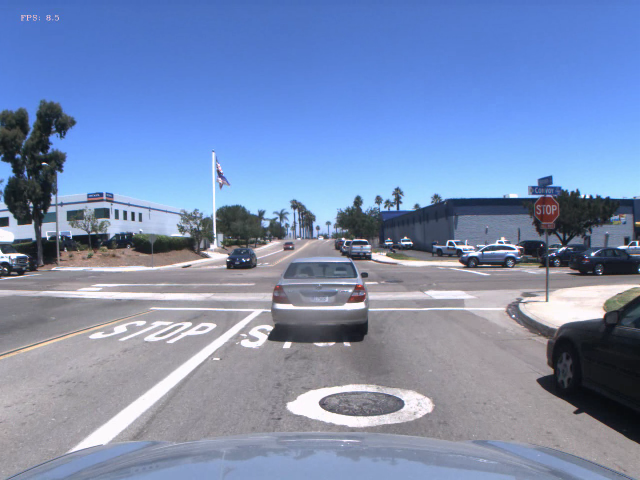
#> input picture test_images/stop_1405106680.avi_image9.png, 1280 x 960 px (shown at 1/2 size)
$ jupyter execute --allow-errors Undestand_Anchors.ipynb   (shell and % lines are left out)   (Python 2 division)
#> lines starting #> are read from the running program, lines starting #| are printed output that depends on the picture; after the words box and inside, x2 and y2 are one past the last pixel; in counts of white or black regions, pixels touching at a corner belong together; long printed decimals are rounded
### gen_anchors.py
# coding: utf-8

"""
This script will generate anchors based on your training bounding boxes.
It will apply k-mean cluster through the boxes in training data to determine size (w, h) for K anchors (in YOLOv2, K = 5)

Requirements
------------
   1. One needs to have a training data in txt format as [img_path, x1, x2, y1, y2, label]
   2. Image size of training data. [default : w= 1280 h =960]


Example:
--------

python gen_anchors.py --num_anchors 5 --label_bath training.txt --img_width 1280 --img_height 960
python gen_anchors.py -n 5 -p training.txt -w 1280 -h 960
s
"""
import cv2
from utils.box import Box, box_iou
from argparse import ArgumentParser
from cfg import *


parser = ArgumentParser(description="Generate Anchors from ground truth boxes using K-mean clustering")
parser.add_argument('-n', '--num_anchors',
                    type=int,   default=5,
                    help="Number of anchors")
parser.add_argument('-p',
                    '--label_path',
                    type=str, default='data/training.txt',
                    help="Path to Training txt file")
parser.add_argument('-width',
                    '--image_width',
                    type=int, default=1280,
                    help="Image Width")
parser.add_argument('-height',
                    '--image_height',
                    type=int, default=960,
                    help="Image Height")


# [27 lines left out: function __main__, not called in this run]


def k_mean_cluster(n_anchors, gt_boxes, loss_convergence=1e-5):
    """
    Cluster anchors.
    """
    # initial random centroids
    centroid_indices = np.random.choice(len(gt_boxes), n_anchors)
    centroids = []
    for centroid_index in centroid_indices:
        centroids.append(gt_boxes[centroid_index])

    # iterate k-means
    anchors, avg_iou, loss = run_k_mean(n_anchors, gt_boxes, centroids)
    while True:
        anchors, avg_iou, curr_loss = run_k_mean(n_anchors, gt_boxes, anchors)
        if abs(loss - curr_loss) < loss_convergence:
            break
        loss = curr_loss

    return anchors, avg_iou


# [56 lines left out: function run_k_mean, not called in this run]


def convert_bbox(x1, y1, x2, y2):
    w = float(x2) - float(x1)
    h = float(y2) - float(y1)
    xc = float(x1) + w / 2.
    yc = float(y1) + h / 2.
    return xc, yc, w, h


class Box(object):
    # [36 lines left out: functions __init__, box_iou, box_intersection, overlap, box_union, not called in this run]


# [2 lines that do not run on import are left out]

### Undestand_Anchors.ipynb
## Generate Anchors using K-mean clustering

Anchor is a pre-defined width/height for the network to make network predict easier. Instead of directly predicting the network, our network predicts coordinate values `tx, ty, tw, th` for each cell in its output feature map. By indirectly predicting the position of bounding box relative to cell coordinates and using anchors, the network improve its numerical stabability and converge faster.

In order to convert to bounding box, we use location of the cell `(cx, cy)`, where the center of the ground truth locates inside, and anchor `(pw, ph)` to scale the prediction as the following formula (note that everything is in relative size):
````
Transform Prediction into bounding box:
bx = sigmoid(tx) + cx
by = sigmoid(ty) + cy
bw = pw * exp(tw)
bh = ph * exp(th)
````

**K-mean Clustering**: Instead of hand-picking the anchors, we take advantage of training data to generate anchors based on the ground truth bounding boxes. This allows the network to converge faster. In this work, we selected 5 number of anchors as it is a good trade off between speed and accuracy. Having more anchors allows us to predict more accurately, however, it would also slow down the prediction speed. By plotting the `W` and `H` ratio, we might see that the width and height ratio is linearly dependent to its size.

[cell 1]
import pandas as pd
import matplotlib.pyplot as plt

label_path   = 'data/training.txt'  # lisa extension training data using save_lisa_to_txt(path_to_lisa_training)
data = pd.read_csv(label_path, sep=",", header = None, names=['image','x1','y1','x2','y2','label'])
#> (reads data/training.txt from the repository)
data['w'] = data['x2'] - data['x1']
data['h'] = data['y2'] - data['y1']
data[0:2]
# Visualize ratio between 'w' and 'y'
data.plot.scatter(x='w',y='h', figsize=(10,10), s=1, title='Width/Height Ratio Distribution')
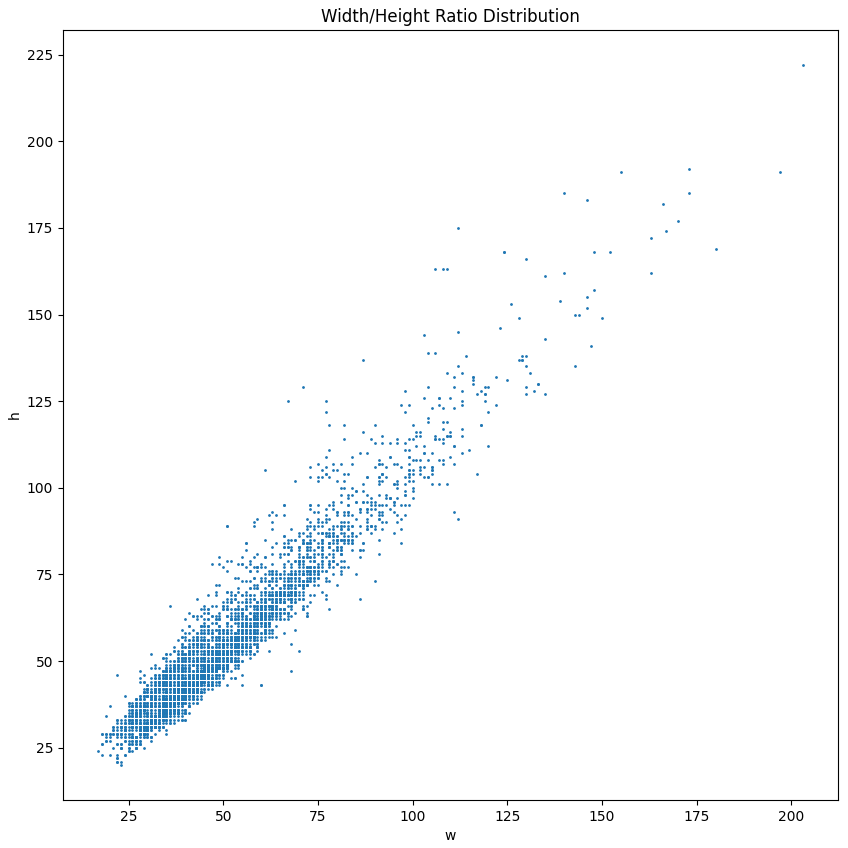
#> figure drawn by matplotlib, 1 panel

[cell 2]
import numpy as np
from gen_anchors import *

k            = 5  # num_anchors
loss_conv    = 1e-5
img_size     = [1280, 960, 0]
feature_map  = [d/32 for d in img_size]    # DarkNet19 on YOLOv2 Max-pool 5 times --> output'size shrinked 2^5 = 32 times
gt_boxes = []

#> (the rest of this cell did not finish here and is left out)

[cell 3]
## K-MEAN CLUSTERING
anchor_list = []
avg_iou_list = []
#> (the rest of this cell did not finish here and is left out)

[cell 4]
import matplotlib.pyplot as plt
marker_style = dict(color='cornflowerblue', linestyle=':', marker='o',
                    markersize=15, markerfacecoloralt='gray')

x = list(range(1, 12))
plt.figure(figsize=(12, 6))
#> (the rest of this cell did not finish here and is left out)

[cell 5]
import cv2
sample_data ='test_images/stop_1405106680.avi_image9.png'

anchors = np.array(((0.023717899133663362, 0.035715759075907606),
(0.03283318210930825, 0.0483890193566751),
(0.04450034340659346, 0.064308608058608),
(0.08816276658767774, 0.1294924960505529),
(0.059577141608391594, 0.08738709207459215)))

img = cv2.cvtColor(cv2.imread(sample_data), cv2.COLOR_BGR2RGB)
height, width, c = img.shape
#> height = 960; width = 1280; c = 3

shrink_factor = 32
grid_w = list(range(width/shrink_factor))
#> grid_w = 40 values from 0 to 39
grid_h = list(range(height/shrink_factor))
#> grid_h = 30 values from 0 to 29
center = 0
# Plot grid map
for r in grid_w:
    img = cv2.line(img,(r*shrink_factor, 0), (r*shrink_factor, height), color=(0, 255, 0), thickness=2)
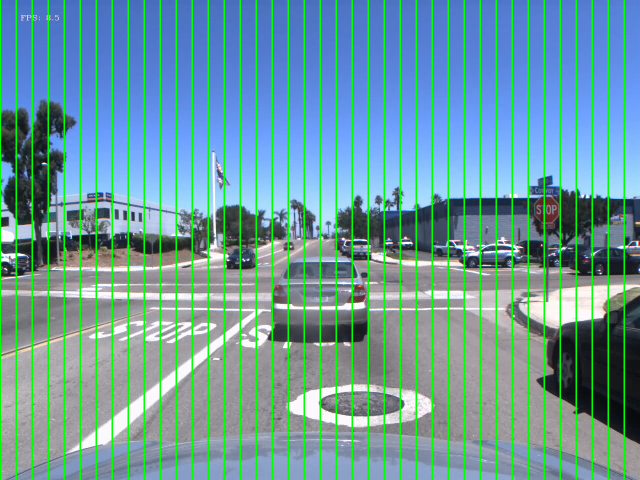
#> img: shape (960, 1280, 3) (shown at 1/2 size); mean R, G, B 111.1, 152, 162.8

for h in grid_h:
    img = cv2.line(img,(0, h*shrink_factor), (width, h*shrink_factor), color=(0, 255, 0), thickness=2)
#> this loop made 30 passes
#> pass 1, `img = cv2.line(img,(0, h*shrink_factor), (width, h*shrink_factor), col..`:
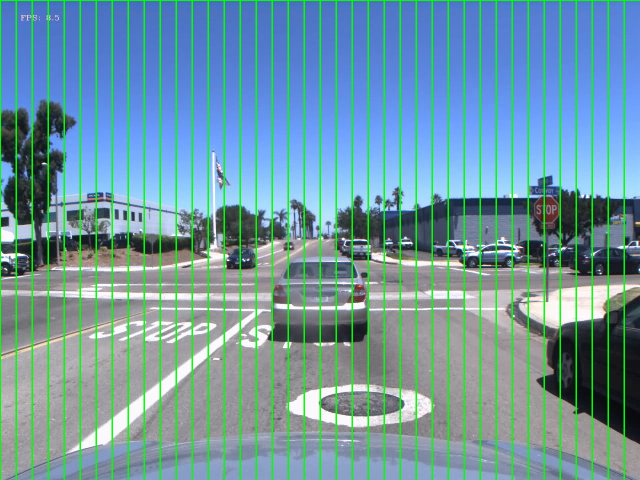
#> img: shape (960, 1280, 3) (shown at 1/2 size); 0.19% of pixels changed, all inside (x1, y1, x2, y2) = (2, 0, 1280, 2)
#> pass 2, `img = cv2.line(img,(0, h*shrink_factor), (width, h*shrink_factor), col..`:
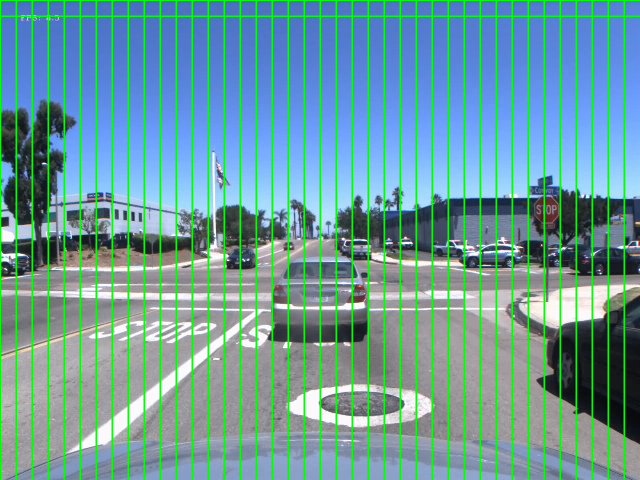
#> img: shape (960, 1280, 3) (shown at 1/2 size); 0.28% of pixels changed, all inside (x1, y1, x2, y2) = (2, 31, 1280, 34)
#> pass 3, `img = cv2.line(img,(0, h*shrink_factor), (width, h*shrink_factor), col..`:
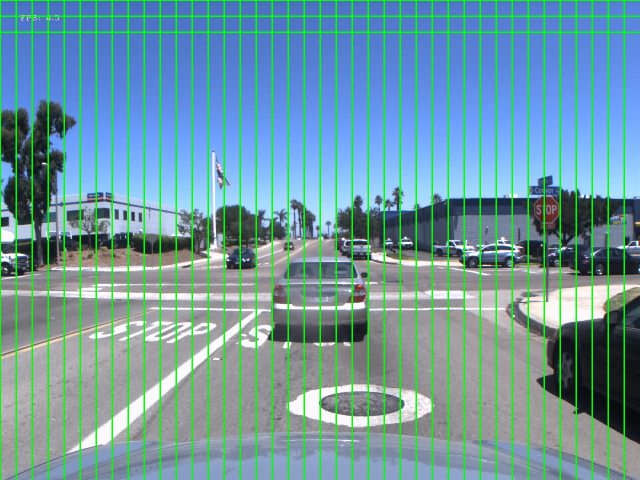
#> img: shape (960, 1280, 3) (shown at 1/2 size); 0.28% of pixels changed, all inside (x1, y1, x2, y2) = (2, 63, 1280, 66)
#> after the loop:
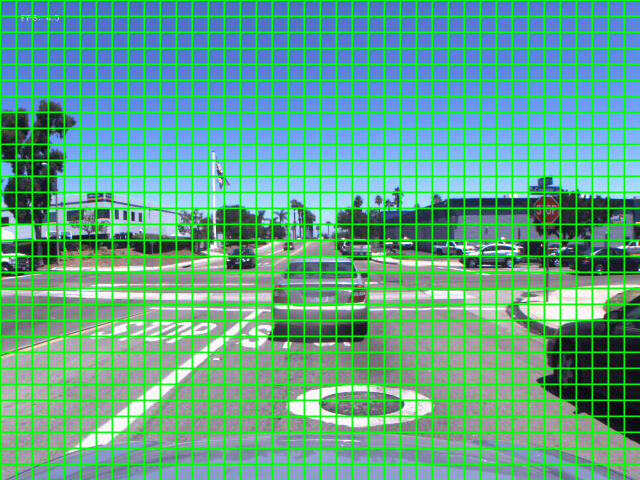
#> img: shape (960, 1280, 3) (shown at 1/2 size); 7.65% of pixels changed, all inside (x1, y1, x2, y2) = (2, 95, 1280, 930)

# Plot center point
for r in grid_w:
    for h in grid_h:
        centroid = ((r + 1)*shrink_factor - shrink_factor/2, (h+1)*shrink_factor - shrink_factor/2)
        img = cv2.circle(img, centroid, radius=1, color=(0, 255, 0), thickness=2)
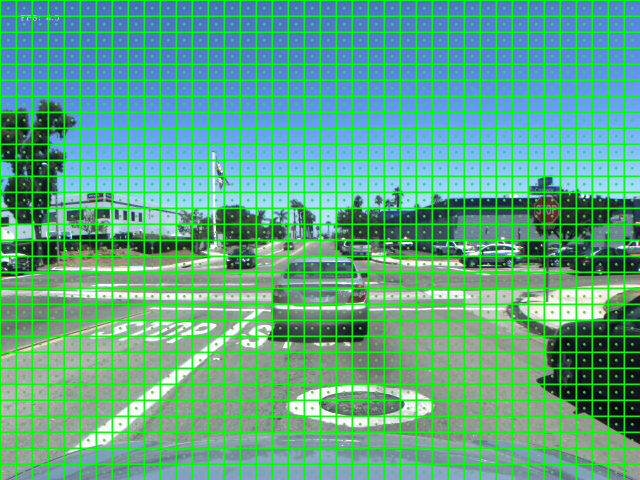
#> img: shape (960, 1280, 3) (shown at 1/2 size); 2.05% of pixels changed, all inside (x1, y1, x2, y2) = (14, 14, 1267, 947)
plt.figure(figsize=(15,15))
plt.imshow(img)
plt.title('Cell Map', fontsize=20)

print("Anchors Absolute size:")
print(anchors*np.array([width, height]))
#| [[ 30.359  34.287]
#|  [ 42.026   46.453]
#|  [ 56.960  61.736]
#|  [112.848 124.313]
#|  [ 76.259  83.892]]
center = (1090, 420)  # of stop sign - hand picked
sample = cv2.circle(img, center, radius=2, color=(255, 255, 255), thickness=4)

for i in range(len(anchors)):
    p1 = center + anchors[i]*np.array([width, height])
    p2 = center - anchors[i]*np.array([width, height])
    result = cv2.rectangle(sample,tuple(p1.astype(int)),tuple(p2.astype(int)),(255, 255, int(255/(i+1))), thickness=2)
#> this loop made 5 passes
#> pass 2, `result = cv2.rectangle(sample,tuple(p1.astype(int)),tuple(p2.astype(in..`:
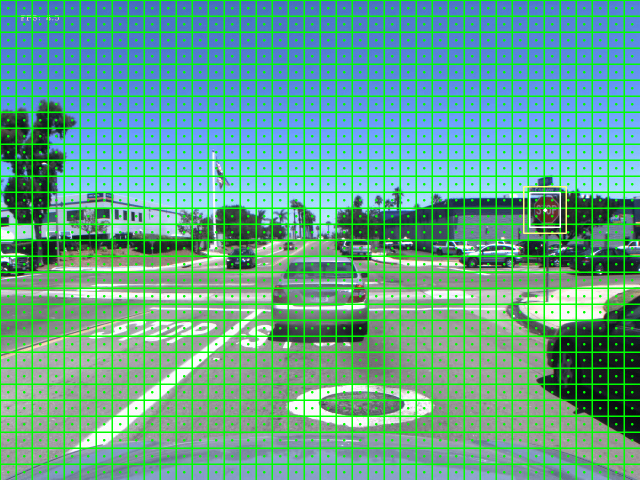
#> result: shape (960, 1280, 3) (shown at 1/2 size); mean R, G, B 98.6, 164.1, 144.2
#> pass 3, `result = cv2.rectangle(sample,tuple(p1.astype(int)),tuple(p2.astype(in..`:
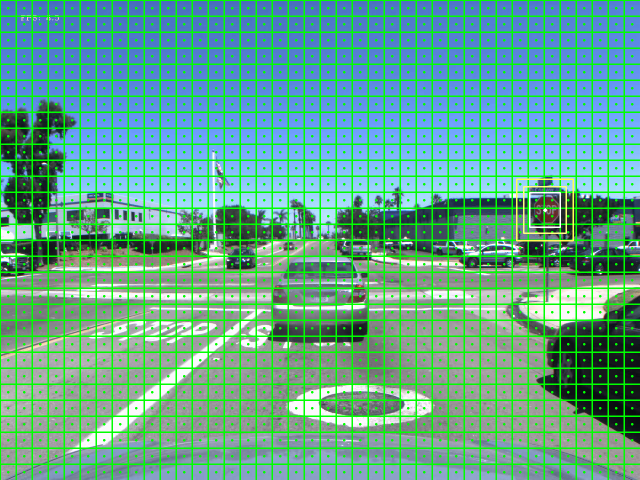
#> result: shape (960, 1280, 3) (shown at 1/2 size); 0.11% of pixels changed, all inside (x1, y1, x2, y2) = (1032, 357, 1148, 483)
#> after the loop:
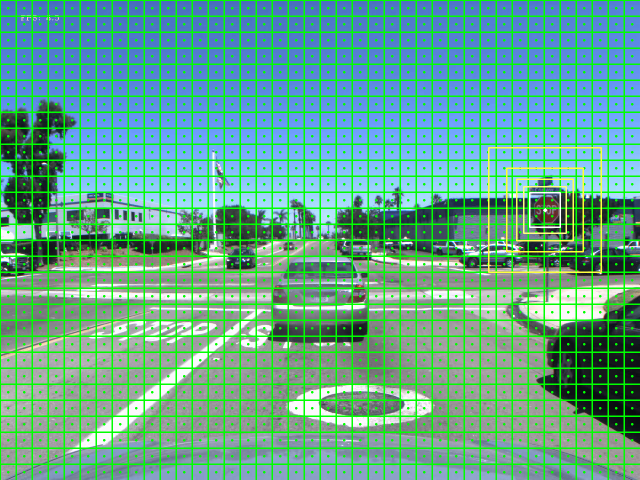
#> sample: shape (960, 1280, 3) (shown at 1/2 size); mean R, G, B 99.5, 164.5, 143.9
plt.figure(figsize=(15,15))
plt.imshow(result)
plt.title("Anchors Visualization ", fontsize=20)
result = img
